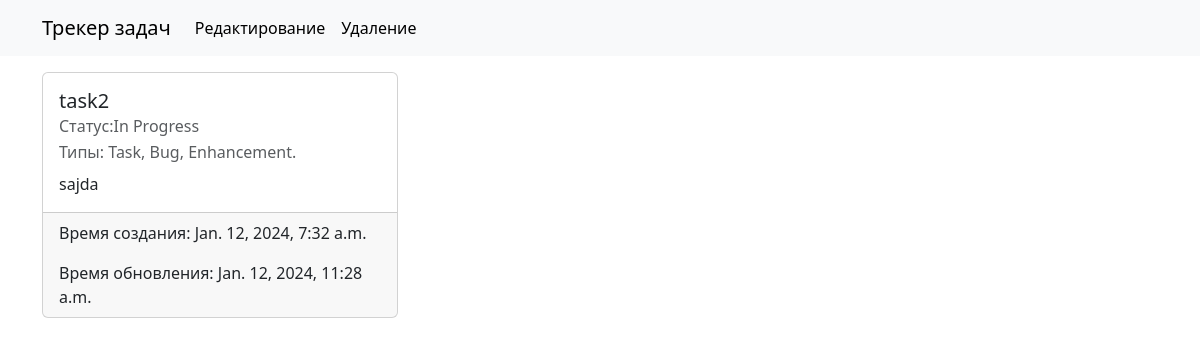
Screenshot of /issues/4/ with the database file from the repository.
### webapp/models.py (models this page shows, shortened)
class Issue(models.Model):
    summary = models.CharField(max_length=50, verbose_name='Краткое описание')
    description = models.TextField(null=True, blank=True, verbose_name='Полное описание')
    status = models.ForeignKey('webapp.Status', on_delete=models.RESTRICT, related_name='issues', verbose_name='Статус')
    types = models.ManyToManyField('webapp.Type', related_name='issues', verbose_name='Типы')
    created_at = models.DateTimeField(auto_now_add=True, verbose_name='Время создания')
    updated_at = models.DateTimeField(auto_now=True, verbose_name='Время обновления')

class Status(models.Model):
    title = models.CharField(max_length=50, verbose_name='Название')

class Type(models.Model):
    title = models.CharField(max_length=50, verbose_name='Название')

### webapp/views.py (the view)
# urls.py: path('issues/<int:pk>/', IssueView.as_view(), name='issue_view'),
class IssueView(TemplateView):
    template_name = 'issue_view.html'
    def get_context_data(self, **kwargs):
        context = super().get_context_data(**kwargs)
        issue = get_object_or_404(Issue, pk=self.kwargs.get('pk'))
        context['issue'] = issue
        return context

### webapp/templates/issue_view.html (shortened to what this page needs)
{% extends 'base.html' %}
{% block menu %}
    <li class="nav-item">
        <a class="nav-link active" aria-current="page" href="{% url 'issue_update_view' issue.pk %}">Редактирование</a>
    </li>
    <li class="nav-item">
        <a class="nav-link active" aria-current="page" href="{% url 'issue_delete_view' issue.pk %}">Удаление</a>
    </li>
{% endblock %}
{% block content %}
    <div class="row row-cols-3">
        <div class="col">
            <div class="card">
                <div class="card-body">
                    <h5 class="card-title">{{ issue.summary }}</h5>
                    <h6 class="card-subtitle mb-2 text-body-secondary">Статус:{{ issue.status.title }}</h6>
                    <p class="card-subtitle mb-2 text-body-secondary">Типы:
                        {% for type in issue.types.all %}
                        	{{ type.title }}{% if forloop.last %}.{% else %},{% endif %}
                        {% endfor %}
                    </p>
                    <p class="card-text">{{ issue.description }}</p>
                </div>
                <div class="card-footer">
                    <p class="card-text">Время создания: {{ issue.created_at }}</p>
                    <p class="card-text">Время обновления: {{ issue.updated_at }}</p>
                </div>
            </div>
        </div>
    </div>
{% endblock %}

### rows the page displays
Issue: summary "task2", status "In Progress", description "sajda", created_at "Jan. 12, 2024, 7:32 a.m.", updated_at "Jan. 12, 2024, 11:28 a.m."
Type: title "Task"
Type: title "Bug"
Type: title "Enhancement"
